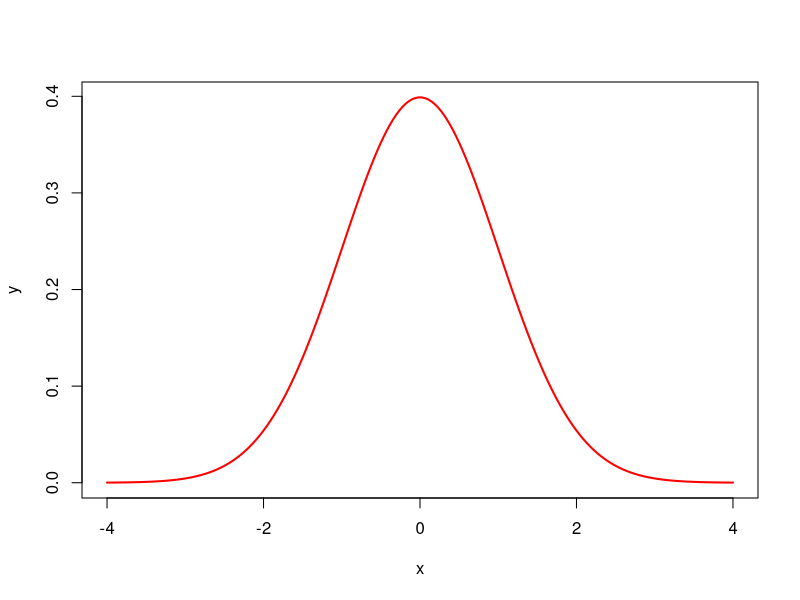
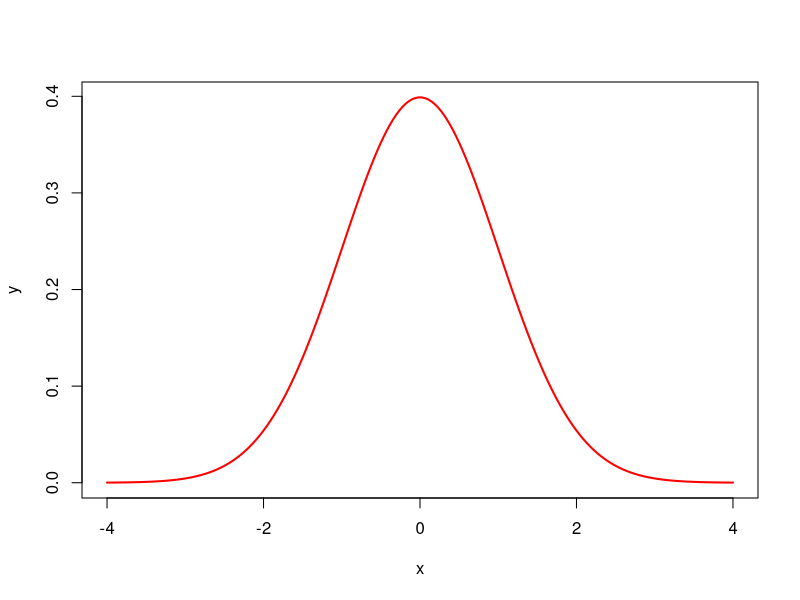
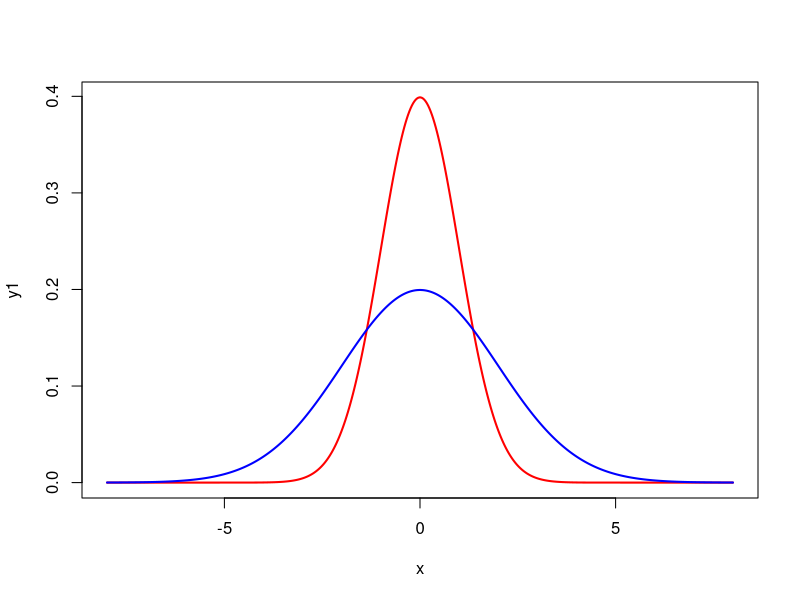
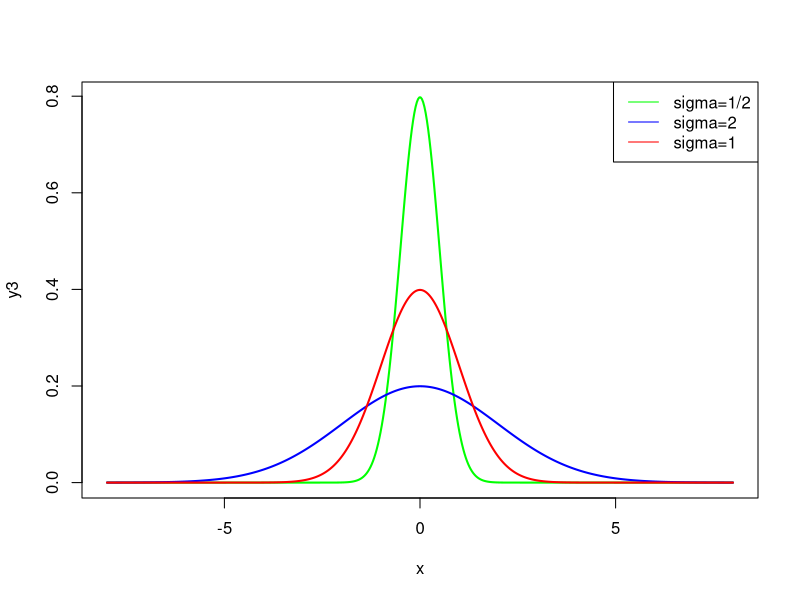
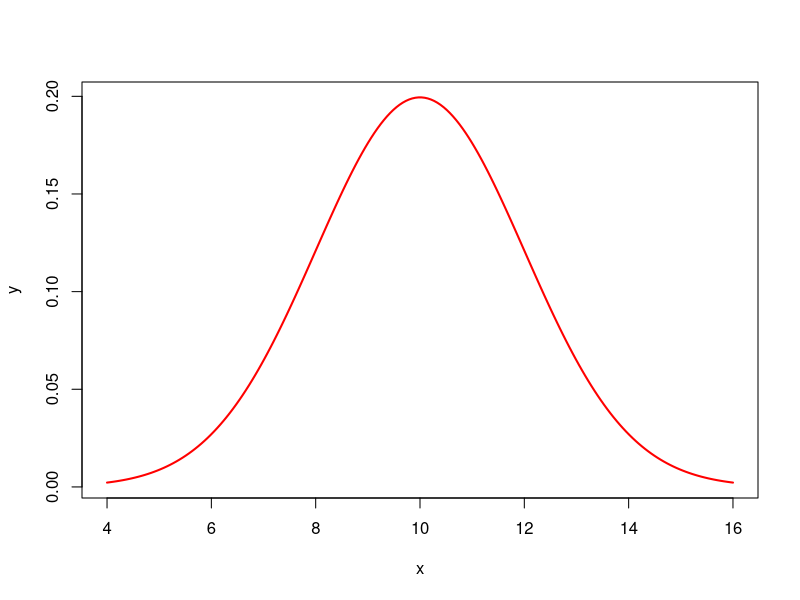
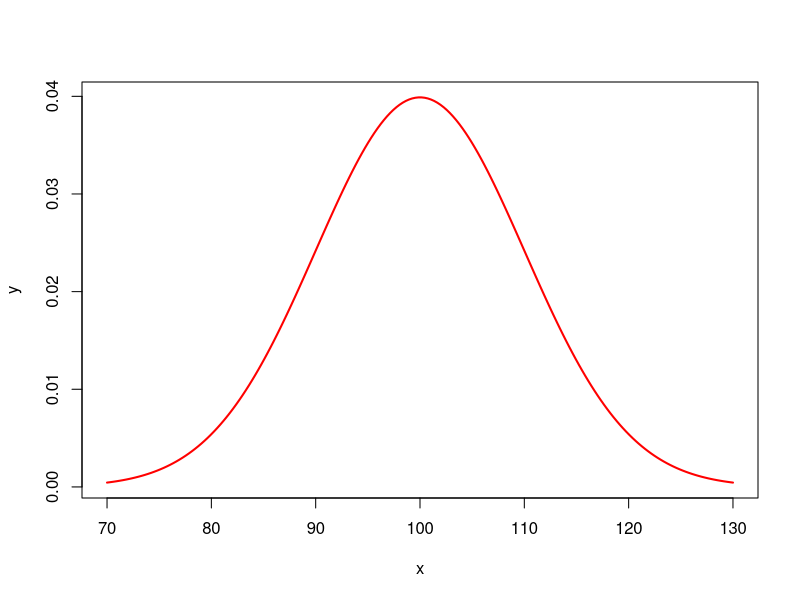
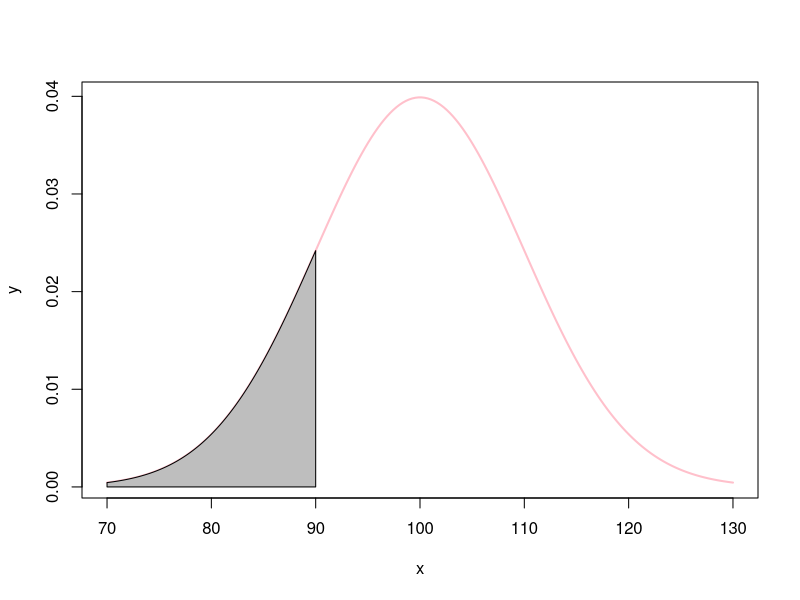
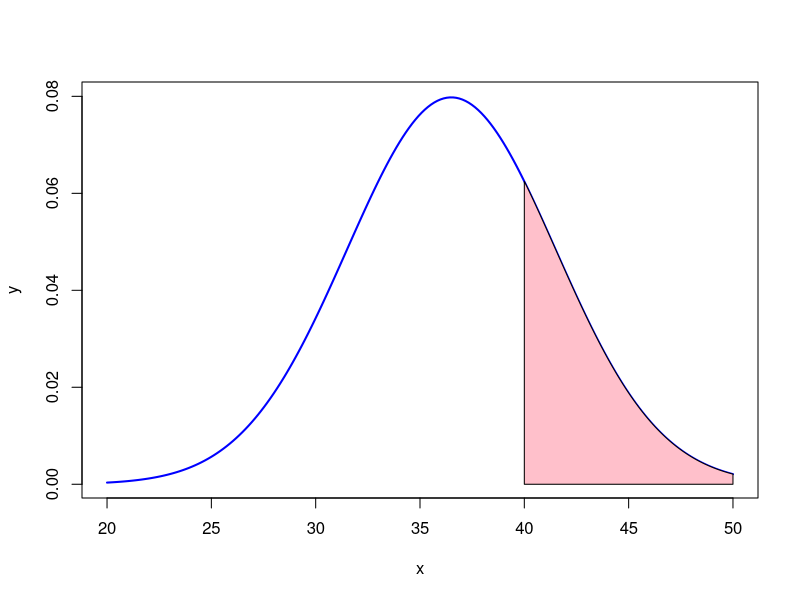

Here is the R script that generated these plots, in order:
## ---- chunk 1
x = seq(-4,4,length=200) # generamos una secuencia de 200 valores de -4 a 4 y lo asignamos a x
y = 1/sqrt(2*pi)*exp(-x^2/2) # evalua la funcion de densidad de probabilidad en cada valor de x y lo almacena en y
plot(x,y,type="l",lwd=2,col="red") # grafica las y versus x
## ---- chunk 2
x = seq(-4,4,length=200)
y = dnorm(x,mean=0,sd=1)
plot(x,y,type="l",lwd=2,col="red")
## ---- chunk 3
x = seq(-8,8,length=500) 
y1 = dnorm(x,mean=0,sd=1)
plot(x,y1,type="l",lwd=2,col="red")
y2 = dnorm(x,mean=0,sd=2)
lines(x,y2,type="l",lwd=2,col="blue")
## ---- chunk 4
x=seq(-8,8,length=500)
y3 = dnorm(x,mean=0,sd=1/2)
plot(x,y3,type="l",lwd=2,col="green")
y2 = dnorm(x,mean=0,sd=2)
lines(x,y2,type="l",lwd=2,col="blue")
y1 = dnorm(x,mean=0,sd=1)
lines(x,y1,type="l",lwd=2,col="red")
legend("topright",c("sigma=1/2","sigma=2","sigma=1"),lty=c(1,1,1),col=c("green","blue","red"))
## ---- chunk 5
x = seq(4,16,length=200)
y = dnorm(x,mean=10,sd=2)
plot(x,y,type="l",lwd=2,col="red")

## ---- chunk 6
x = seq(70,130,length=200)
y = dnorm(x,mean=100,sd=10)
plot(x,y,type="l",lwd=2,col="red")

## ---- chunk 7
x = seq(70,130,length=200)
y = dnorm(x,mean=100,sd=10)
plot(x,y,type="l",lwd=2,col="pink")
x = seq(70,90,length=100)
y = dnorm(x,mean=100,sd=10)
polygon(c(70,x,90),c(0,y,0),col="gray")

## ---- chunk 8
pnorm(90,mean=100,sd=10)
## ---- chunk 9
x <- seq(20,50, length = 200)
y <- dnorm(x, mean = 36.5, sd = 5)
plot(x,y,type="l",lwd=2,col="blue")
x = seq(40,50,length=100)
y = dnorm(x,mean=36.5,sd=5)
polygon(c(40,x,50),c(0,y,0),col="pink")
## ---- chunk 10
pnorm(40, mean = 36.5, sd = 5, lower.tail = FALSE)
## ---- chunk 11
qnorm(0.10, mean = 36500, sd = 5000)
